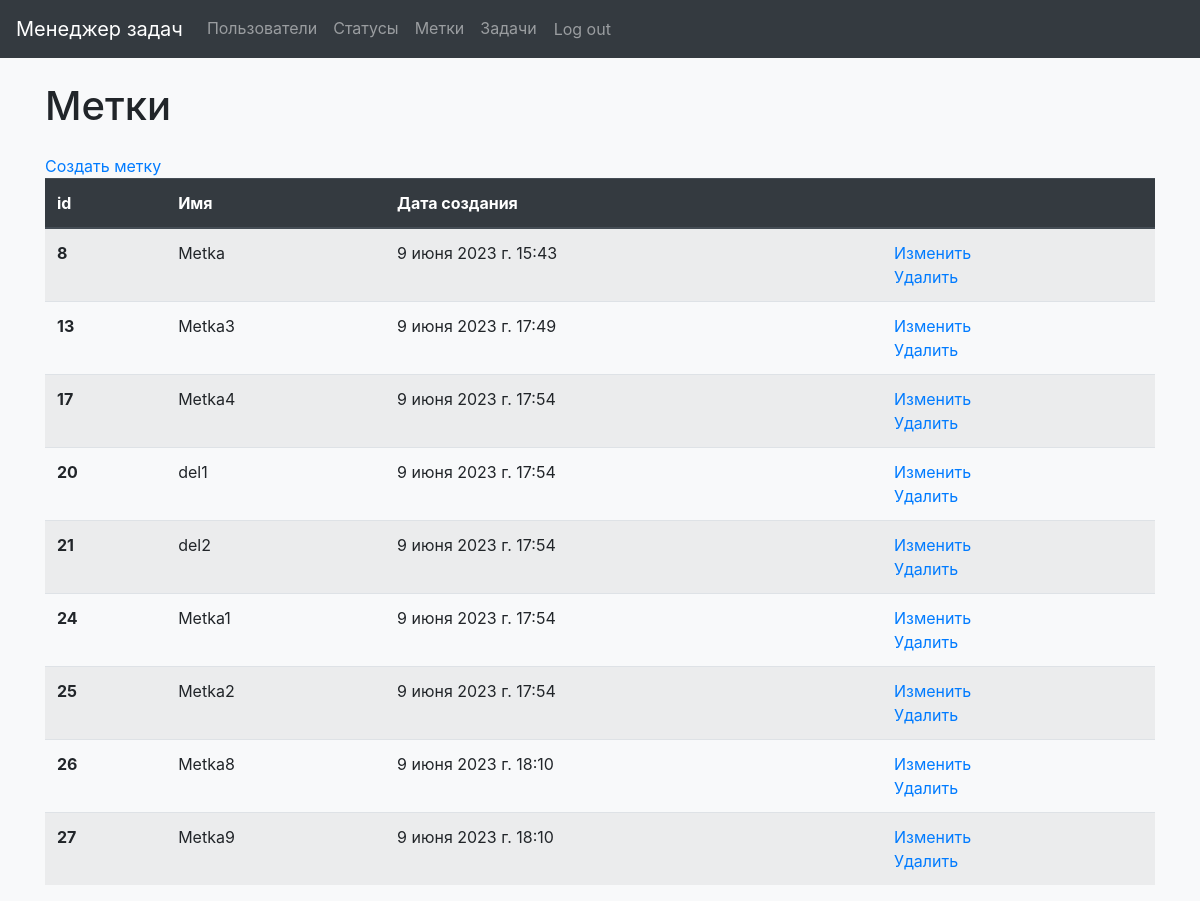
The app's page /labels/ (signed in), older data.
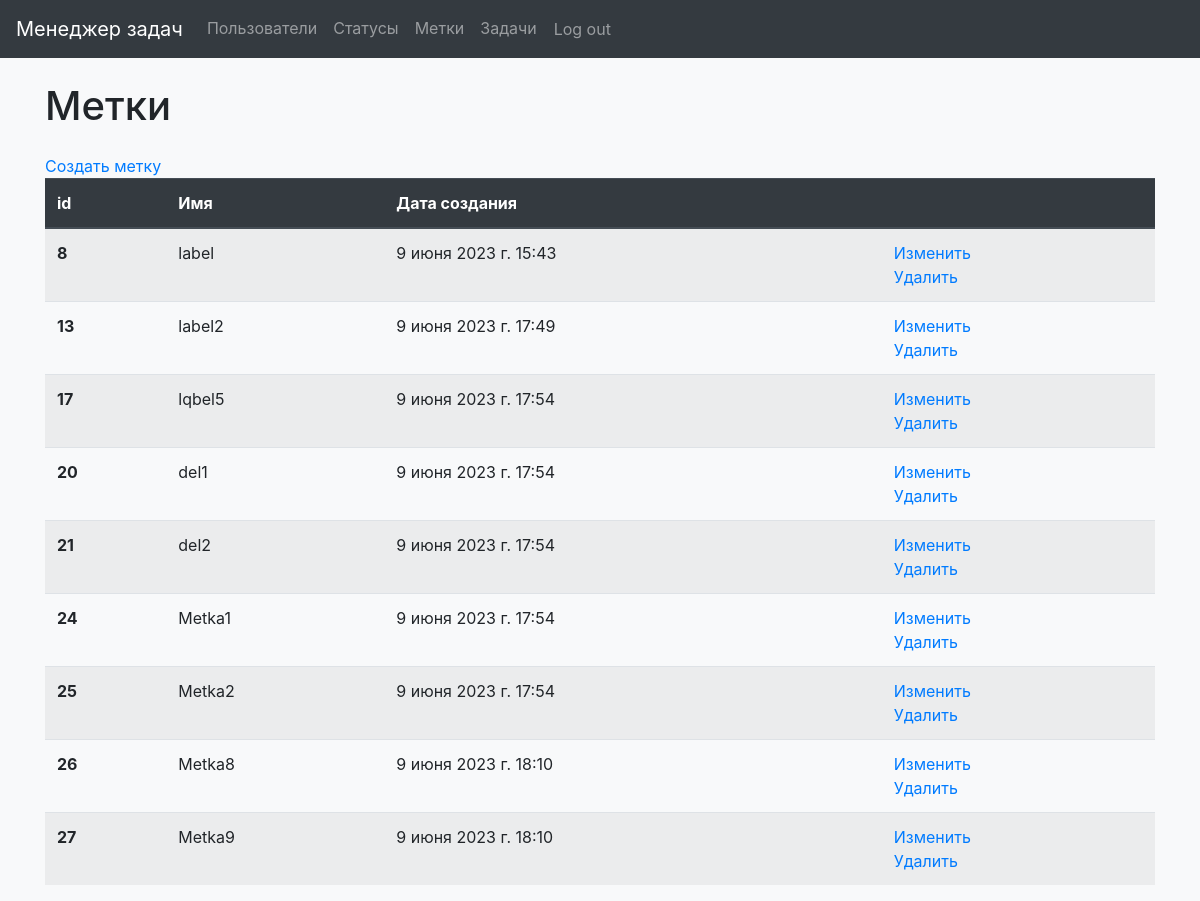
The same page, newer data.
### task_manager/labels/models.py (models this page shows, shortened)
class Label(models.Model):
    label_name = models.CharField(
        max_length=250,
        unique=True,
        verbose_name=gettext('Name'),
        error_messages={
            'unique': gettext("%(model_name)s with this name already exists.")
        })
    created_at = models.DateTimeField(auto_now_add=True)
    class Meta:
        verbose_name = gettext('Label')

### task_manager/labels/views.py (the view)
# urls.py: path('', LabelsListView.as_view(), name='labels'),
class LabelsListView(View):
    def get(self, request, *args, **kwargs):
        if request.user.is_authenticated:
            labels = Label.objects.all()
            return render(request, 'labels/labels.html', context={
                "labels": labels,
            })
        messages.error(request, gettext(
            'You are not authorized! Please sign in.'
        ))
        return redirect('/login')

### task_manager/templates/labels/labels.html (shortened to what this page needs)
{% extends 'navbar.html' %}
{% load i18n %}
{% block content %}
<body class="bg-light">
  <div class="container wrapper flex-grow-1">
      <h1 class="my-4">{% trans 'Labels' %}</h1>
      <a href="{% url 'create_label' %}">{% trans 'Create label' %}</a>
        <table class="table table-striped">
          <thead class="thead-dark">
            <tr>
              <th scope="col">id</th>
              <th scope="col">{% trans 'Name' %}</th>
              <th scope="col">{% trans 'Date of creation' %}</th>
              <th scope="col"> </th>
            </tr>
          </thead>
          <tbody>
          {% for label in labels %}
            <tr>
              <th scope="row">{{ label.id }}</th>
              <td>{{ label.label_name }}</td>
              <td>{{ label.created_at }}</td>
              <td>
                <a href="{% url 'update_label' id=label.id%}">{% trans 'Update' %}</a>
                    <br>
                <a href="{% url 'delete_label' id=label.id%}">{% trans 'Delete' %}</a>
              </td>
            </tr>
          {% endfor %}
          </tbody>
        </table>
  </div>
</body>
{% endblock %}

Row changes from the older to the newer data that the page shows:
changed Label id 8: label_name "Metka" → "label"
changed Label id 13: label_name "Metka3" → "label2"
changed Label id 17: label_name "Metka4" → "lqbel5"
